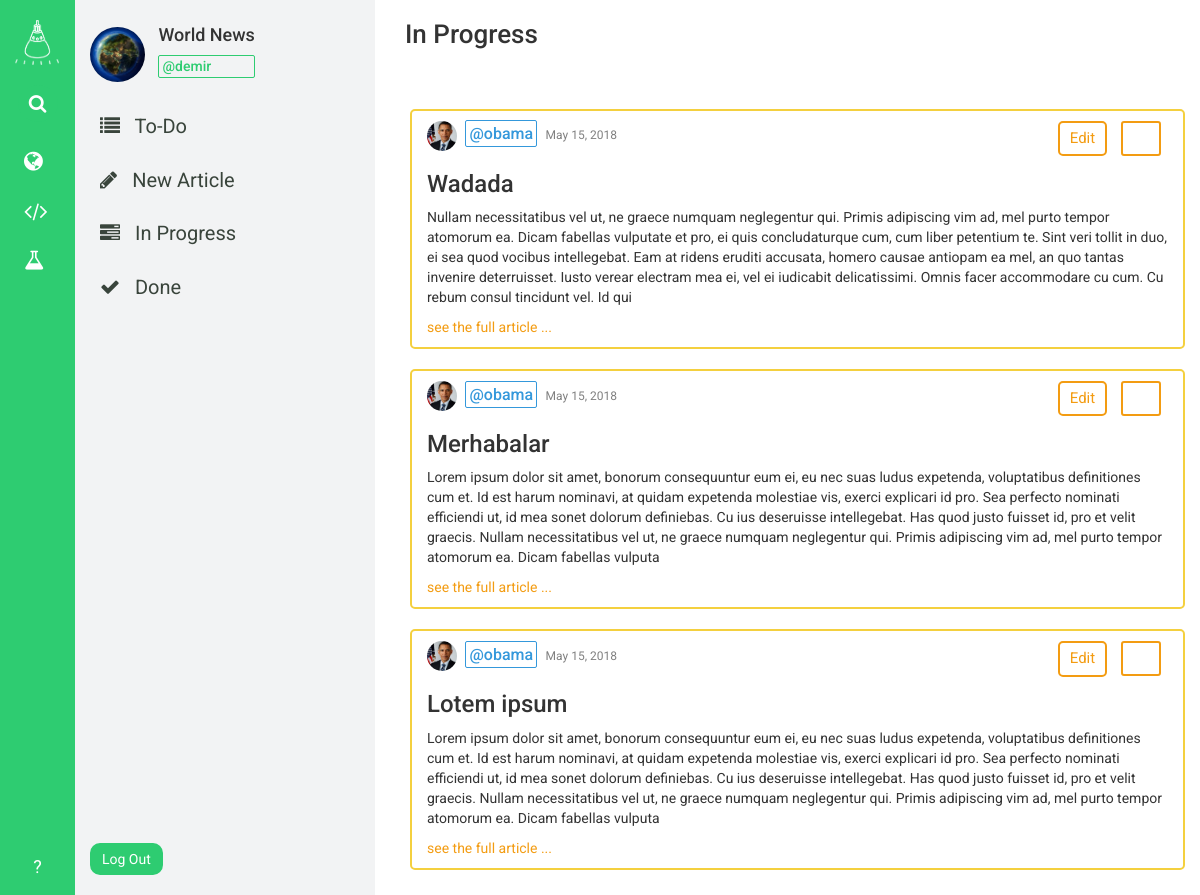
Before: /desk/World News/article/progress/ (signed in) with the older database file.
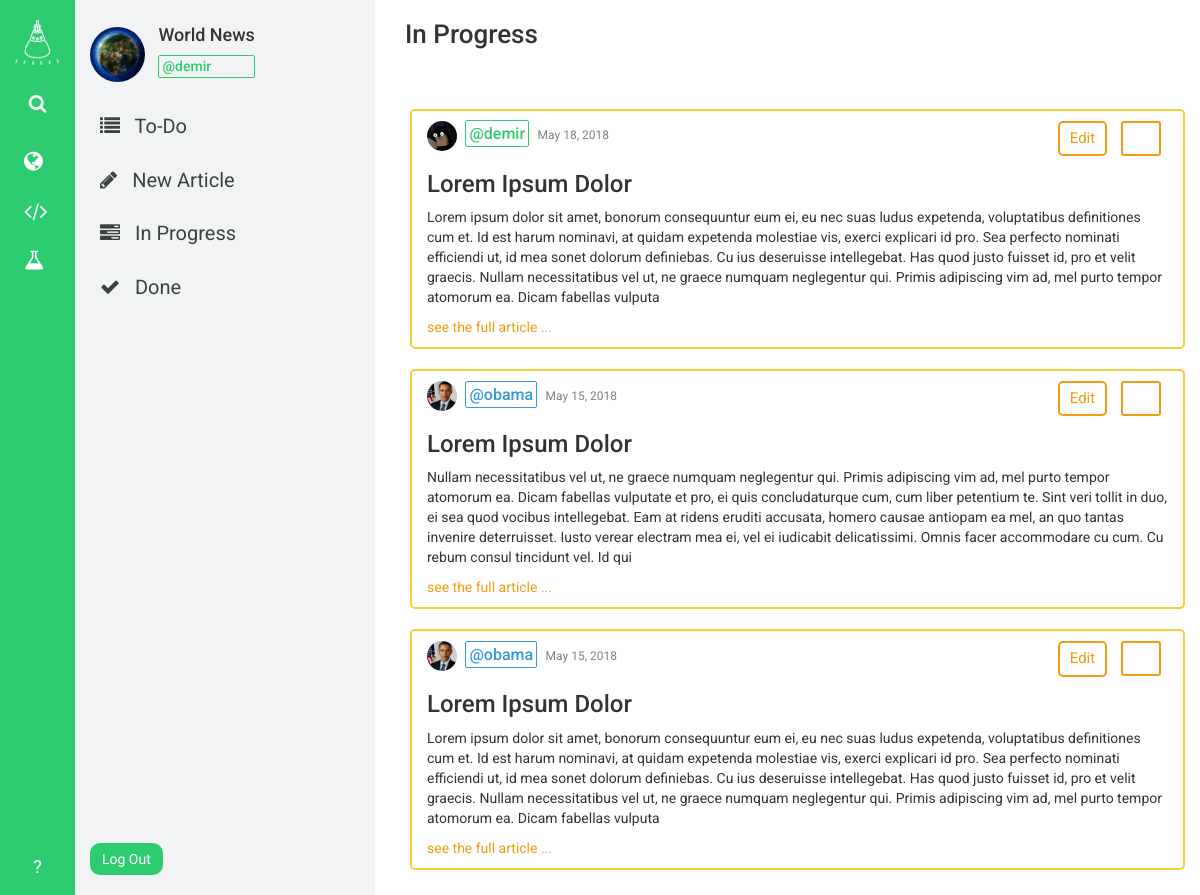
After: the same page with the newer database file.
### desk_app/models.py (models this page shows, shortened)
class DeskWorkers(models.Model):
    worker = models.ForeignKey(User, on_delete=models.CASCADE)
    joined_desk = models.ForeignKey(Desk, on_delete=models.CASCADE)

class Desk(models.Model):
    sub_editor = models.ForeignKey(User, on_delete=models.CASCADE)
    image = models.ImageField(
        upload_to='deks_images/', blank=False, null=False
    )
    CATEGORY_CHOICES = (
        ('WORLD', 'fa fa-globe'),
        ('METRO', 'fa fa-building'),
        ('POLITICS', 'fa-flag'),
        ('BUSINESS', 'fa fa-suitcase'),
        ('TECH', 'fa fa-code'),
        ('SCIENCE', 'fa fa-flask'),
        ('OPINION', 'fa fa-gavel'),
        ('HEALTH', 'fa fa-heart'),
        ('SPORTS', 'fa fa-bicycle'),
        ('ARTS', 'fa fa-paint-brush'),
        ('BOOKS', 'fa fa-book'),
        ('STYLE', 'fa fa-eye'),
        ('TRAVEL', 'fa fa-plane'),
        ('MAGAZINE', 'fa fa-file'),
        ('TABLOID', 'fa fa-phone'),
    )
    CATEGORY_COLOR_CHOICES = (
        ('WORLD', '#3498DB'),
        ('METRO', '#2980B9'),
        ('POLITICS', '#5D6D7E'),
        ('BUSINESS', '#2E4053'),
        ('TECH', '#F4D03F'),
        ('SCIENCE', '#2ECC71'),
        ('OPINION', '#9B59B6'),
        ('HEALTH', '#E74C3C'),
        ('SPORTS', '#58D68D'),
        ('ARTS', '#F39C12'),
        ('BOOKS', '#E67E22'),
        ('STYLE', '#F5B7B1'),
        ('TRAVEL', '#BB8FCE'),
        ('MAGAZINE', '#8E44AD'),
        ('TABLOID', '#A569BD'),
    )
    category = models.CharField(max_length=50, choices=CATEGORY_CHOICES)
    category_color = models.CharField(
        max_length=50, choices=CATEGORY_COLOR_CHOICES
    )
    name = models.CharField(max_length=30)
    description = models.TextField()
    creation_date = models.DateField(default=timezone.now)

class Article(models.Model):
    author = models.ForeignKey(User, on_delete=models.CASCADE)
    author_settings = models.ForeignKey(
            ProfileSettings, on_delete=models.CASCADE, null=True
        )
    desk = models.ForeignKey('Desk', on_delete=models.CASCADE, null=True)
    title = models.CharField(max_length=120)
    content = models.TextField()
    publish_date = models.DateField(default=timezone.now)
    category = models.CharField(max_length=50)
    pushed_to_done = models.BooleanField(default=False)
    pushed_to_publish = models.BooleanField(default=False)

### profile_app/models.py (models this page shows, shortened)
class ProfileSettings(models.Model):
    user = models.OneToOneField(User, on_delete=models.CASCADE)
    profile_photo = models.ImageField(
        upload_to='profile_photos/', blank=False, null=False
    )
    name = models.CharField(max_length=200, blank=False, null=False)
    bio = models.TextField(blank=False, null=False)
    personal_link = models.CharField(max_length=200, blank=False, null=False)

### desk_app/views.py (the view)
# urls.py: path("<str:deskname>/article/progress/", views.in_progress, name='in_progress'),
@login_required
def in_progress(request, deskname):
    current_user = get_object_or_404(User, pk=request.user.id)
    desk = get_object_or_404(Desk, name=deskname)
    if request.POST.get("check_button"):
        hidden_id = request.POST.get("hidden_id")
        current_article = get_object_or_404(Article, pk=hidden_id)
        current_article.pushed_to_done = True
        current_article.save()
    try:
        all_articles = Article.objects.filter(
            pushed_to_done=False, desk=desk).order_by('-publish_date')
    except ObjectDoesNotExist:
        all_articles = None
    try:
        current_user_settings = ProfileSettings.objects.get(user=current_user)
    except ObjectDoesNotExist:
        current_user_settings = None
    try:
        current_user_desks = DeskWorkers.objects.filter(worker=current_user)
    except ObjectDoesNotExist:
        current_user_desks = None
    data = {
        'has_desk_navbar': True,
        'current_user': current_user,
        'desk': desk,
        'current_user_settings': current_user_settings,
        'current_user_desks': current_user_desks,
        'all_articles': all_articles,
    }
    return render(request, 'desk_app/in_progress.html', context=data)

### templates/desk_app/in_progress.html (shortened to what this page needs)
{% extends 'base.html' %}
{% load staticfiles %}
{% block css_link %}
<link rel="stylesheet" href="{% static 'desk_app/css/in_progress.css' %}" />
{% endblock %}
{% block content %}
<div id="wrapper">
  <h3 id="header">In Progress</h3>
  <br />
  <div id="article-container">
    {% for article in all_articles %}
    <div id="article-cell">
      <div id="author-info">
        <img src="{{ article.author_settings.profile_photo.url }}" alt="pp_image" height="30px" width="30px" />
        {% if article.author == desk.sub_editor %}
          <h4 style="color:#2ECC71; border:#2ECC71 1px solid ; padding:3px; border-radius:2px; font-size:16px">@{{ article.author.username }}</h4>
        {% else %}
          <h4 style="color:#3498DB; border:1px solid #3498DB; padding:3px; border-radius:2px; font-size:16px">@{{ article.author.username }}</h4>
        {% endif %}
        <p>{{ article.publish_date }}</p>
      </div>
      <div id="perform-buttons">
        <a href="{% url 'article_edit' deskname=desk.name article_id=article.id %}">Edit</a>
        <form method="post" action="{% url 'in_progress' deskname=desk.name %}" id="done-form">
          <button type="submit" name="check_button" value="True"><span id="form-span"></span></button>
        </form>
      </div>
      <h3>{{ article.title }}</h3>
      <p>{{ article.content|slice:"0:500" }}</p>
      <a href="{% url 'article_edit' deskname=desk.name article_id=article.id %}">see the full article ...</a>
    </div>
    {% endfor %}
  </div>
</div>
{% endblock %}

### templates/base.html (shortened to what this page needs)
{% load staticfiles %}
<!DOCTYPE html>
<html>
<head>
  <link rel="stylesheet" href="https://maxcdn.bootstrapcdn.com/bootstrap/3.3.7/css/bootstrap.min.css">
  <link rel="stylesheet" href="https://cdnjs.cloudflare.com/ajax/libs/font-awesome/4.7.0/css/font-awesome.min.css">
  <link rel="stylesheet" href="{% static 'base_style.css' %}">
  {% block css_link %}{% endblock %}
</head>
<body>
  {% if has_desk_navbar == True %}
    <div id="home-navbar-left-part">
      <a href="{% url 'dashboard' %}"><img src="{% static 'assets/white-logo.png' %}" alt="logo"/></a>
      <a id="home-search-link" href="{% url 'search' %}"><p class="text-center"><i class="fa fa-search"></i></p></a>
      <div id="home-desk-links">
        {% for desk in current_user_desks %}
          <a href="{% url 'to_do' deskname=desk.joined_desk.name %}" id="desk-link"><p><i class="{{ desk.joined_desk.get_category_display }}"></i> <span>{{ desk.joined_desk.name }}</span></p></a>
        {% endfor %}
      </div>
      <a id="home-help-link" href="" class="text-center"><p class="text-center">?</p></a>
    </div>
    <div id="home-navbar-right-part">
      <div id="right-part-author-info">
        <img src="{{ desk.image.url }}" alt="Profile photo" height="55px" width="55px" />
        <div id="right-part-author-name">
          <h4> {{ desk.name }}</h4>
          {% if current_user == desk.sub_editor %}
            <h5 style="color:#2ECC71; border:#2ECC71 1px solid ; padding:3px; border-radius:2px;">@{{ current_user.username }}</h5>
          {% else %}
            <h5 style="color:#3498DB; border:1px solid #3498DB; padding:3px; border-radius:2px;">@{{ current_user.username }}</h5>
          {% endif %}
        </div>
      </div>
      <a href="{% url 'to_do' deskname=desk.name %}"><i class="fa fa-list"></i> To-Do</a>
      <a href="{% url 'new_article' deskname=desk.name %}"><i class="fa fa-pencil"></i> New Article</a>
      <a href="{% url 'in_progress' deskname=desk.name %}"><i class="fa fa-tasks"></i> In Progress</a>
      <a href="{% url 'done' deskname=desk.name %}"><i class="fa fa-check"></i> Done</a>
      <form method="POST" action="{% url 'logout' %}" id="logout_form">
        <input type="submit" value="Log Out" />
      </form>
    </div>
  {% endif %}
  {% block content %}{% endblock %}
</body>
</html>

Changed rows visible on the page:
removed Article: author_settings.profile_photo (picture), author.username "obama", publish_date "May 15, 2018", title "Lotem ipsum", content "Lorem ipsum dolor sit amet, bonorum consequuntur eum ei, eu nec suas ludus expetenda, voluptatibus definitiones cum et. Id est harum nominavi, at quidam expetenda molestiae vis, exerci explicari id pro. Sea perfecto nominati efficiendi ut, id mea sonet dolorum definiebas. Cu ius deseruisse intellegebat. Has quod justo fuisset id, pro et velit graecis. Nullam necessitatibus vel ut, ne graece numquam neglegentur qui. Primis adipiscing vim ad, mel purto tempor atomorum ea. Dicam fabellas vulputa"
added Article: author_settings.profile_photo (picture), author.username "demir", publish_date "May 18, 2018", title "Lorem Ipsum Dolor", content "Lorem ipsum dolor sit amet, bonorum consequuntur eum ei, eu nec suas ludus expetenda, voluptatibus definitiones cum et. Id est harum nominavi, at quidam expetenda molestiae vis, exerci explicari id pro. Sea perfecto nominati efficiendi ut, id mea sonet dolorum definiebas. Cu ius deseruisse intellegebat. Has quod justo fuisset id, pro et velit graecis. Nullam necessitatibus vel ut, ne graece numquam neglegentur qui. Primis adipiscing vim ad, mel purto tempor atomorum ea. Dicam fabellas vulputa"
changed Article (number 2 of 3 on the later page): title "Wadada" → "Lorem Ipsum Dolor"
changed Article (number 3 of 3 on the later page): title "Merhabalar" → "Lorem Ipsum Dolor"
